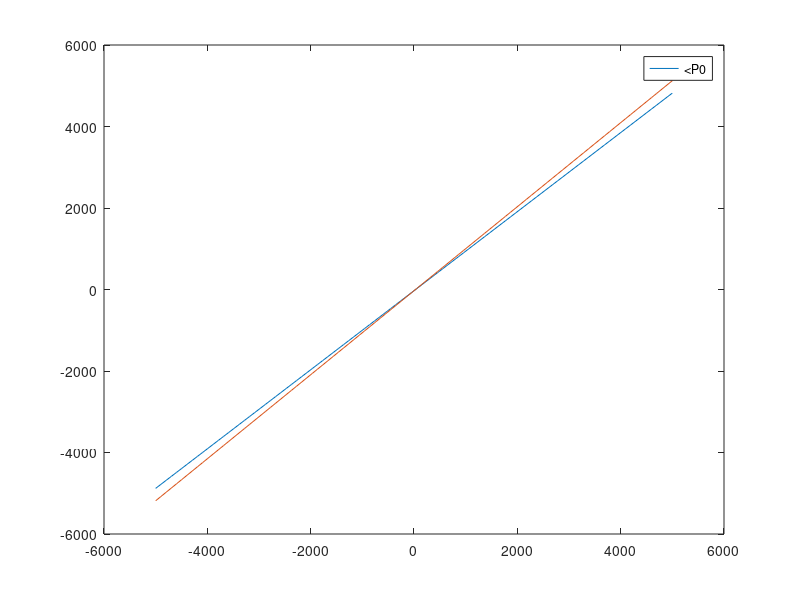

Write the MATLAB code that produced this figure. (Note: this script raises an error after producing the figure.)
x = linspace(-5000,5000,100);
a = 0.97;
b = 30;
k = 0.1;
y = x * a - b;
z = x / a -  b;
figure
plot(x,y)
legend('>P0')
hold on
plot(x,z)
legend('<P0')
hold on
%%
% Define constants a, b, and k (you can adjust k to control the smoothness)


% Generate an array of x values (for example, from -10 to 10)

% Calculate the smooth approximation using the smooth_approximation function
y_smooth = smooth_approximation(x, a, b, k);

% Plot the result
plot(x, y_smooth);
legend('part1','part2','smooth')


function result = smooth_approximation(x, a, b, k)
    % Sigmoid approximation for the transition step
    sigmoid = 1 ./ (1 + exp(-k * (x - b)));
    
    % Approximation for y = x * a - b if x >= b
    part1 = x .* a - b;
    
    % Approximation for y = x / a - b if x < b
    part2 = x ./ a - b;
    
    % Smoothly interpolate between the two parts using the sigmoid
    result = sigmoid .* part1 + (1 - sigmoid) .* part2;
end